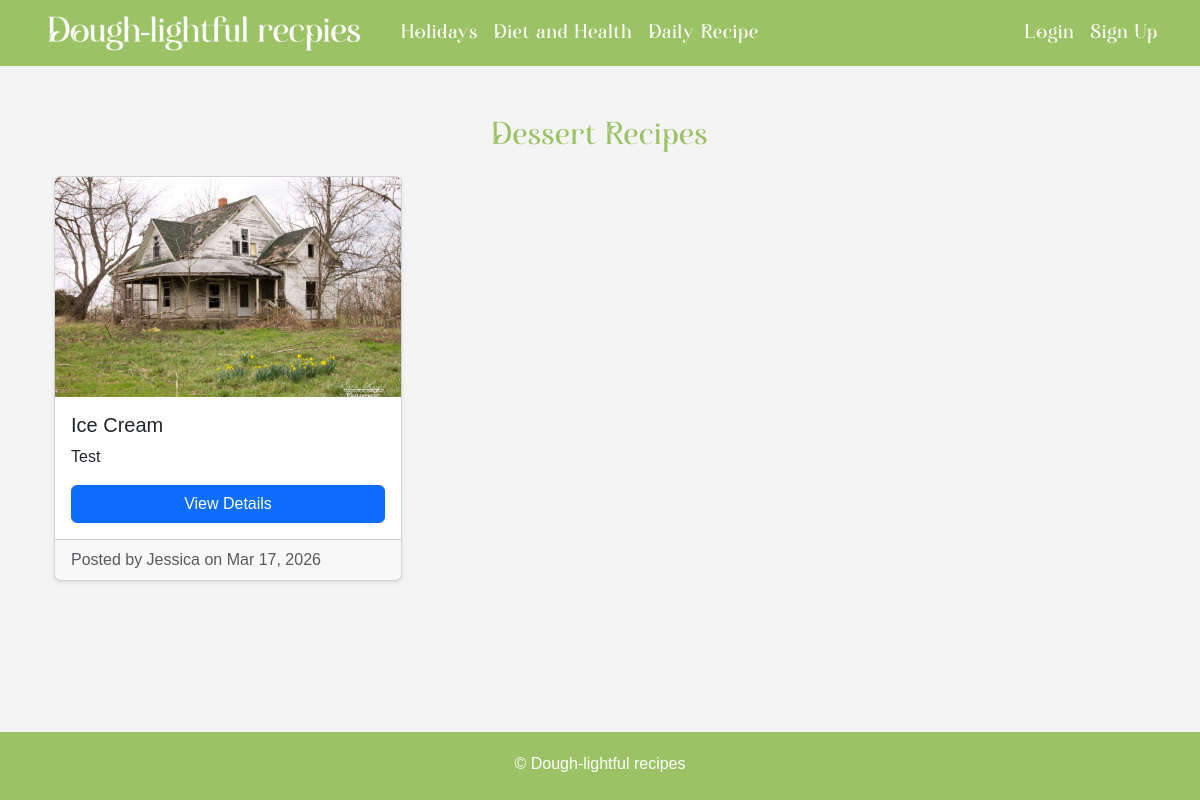
The app's page /daily/?subcategory=dessert with its own data.
### recipe/models.py (models this page shows, shortened)
class Recipe(models.Model):
    MAIN_CATEGORIES = [
        ('daily', 'Daily Recipes'),
        ('holiday', 'Holidays'),
        ('health', 'Diet & Health'),
    ]
    SUB_CATEGORIES = [
        ('breakfast', 'Breakfast'),
        ('lunch', 'Lunch'),
        ('dinner', 'Dinner'),
        ('dessert', 'Dessert'),
        ('drinks', 'Drinks'),
        ('new_years', "New Year's"),
        ('mothers_day', "Mother's Day"),
        ('keto', 'Keto'),
        ('vegetarian', 'Vegetarian'),
    ]
    user = models.ForeignKey(User, on_delete=models.CASCADE)
    title = models.CharField(max_length=200)
    description = models.TextField()
    ingredients = models.TextField()
    instructions = models.TextField()
    image = models.ImageField(upload_to='recipes/', blank=True, null=True)
    main_category = models.CharField(max_length=20, choices=MAIN_CATEGORIES)
    sub_category = models.CharField(max_length=20, choices=SUB_CATEGORIES, blank=True, null=True)
    created_at = models.DateTimeField(auto_now_add=True)

### recipe/views.py (the view)
# urls.py: path('daily/', views.daily_view, name='daily_all'),
def daily_view(request):
    subcat = request.GET.get('subcategory')
    recipes = Recipe.objects.filter(
        main_category='daily',
        sub_category=subcat
    ).order_by('-created_at') if subcat else Recipe.objects.filter(main_category='daily').order_by('-created_at')
    template_name = f'food/daily/{subcat}.html' if subcat else 'food/daily/all.html'
    return render(request, template_name, {'recipes': recipes})

### templates/food/daily/dessert.html (shortened to what this page needs)
{% extends 'base.html' %}
{% load static %}
{% block content %}
<div class="container mt-4">
    <h2 class="mb-4 text-center heading">Dessert Recipes</h2>
    <div class="row row-cols-1 row-cols-md-3 g-4">
        {% for recipe in recipes %}
        <div class="col">
            <div class="card h-100 shadow-sm">
                {% if recipe.image %}
                <img src="{{ recipe.image.url }}" class="card-img-top" alt="{{ recipe.title }}">
                {% else %}
                <img src="{% static 'recipestatic/Le_Logo.png' %}" class="card-img-top" alt="{{ recipe.title }}">
                {% endif %}
                <div class="card-body d-flex flex-column">
                    <h5 class="card-title">{{ recipe.title }}</h5>
                    <p class="card-text">
                        {{ recipe.description }}
                    </p>
                    <a href="{% url 'recipe_detail' recipe.id %}" class="btn btn-primary mt-auto">
                        View Details
                    </a>
                </div>
                <div class="card-footer text-muted">
                    Posted by {{ recipe.user.username }} on {{ recipe.created_at|date:"M d, Y" }}
                </div>
            </div>
        </div>
        {% empty %}
        <p class="text-center">No dessert recipes yet.</p>
        {% endfor %}
    </div>
</div>
{% endblock %}

### recipe/static/recipestatic/style.css (style rules this page uses)
body { background-color: #f4f4f4; font-family: Arial, sans-serif; }
.heading { font-family: 'Auralyess', sans-serif; color: #9BC264; letter-spacing: 1px; }
.card-img-top { width:100%; height:220px; object-fit:cover; display:block; }
.card { overflow:hidden; }

### records on screen
Recipe: image (picture), title "Ice Cream", description "Test", user.username "Jessica", created_at "Mar 17, 2026"
